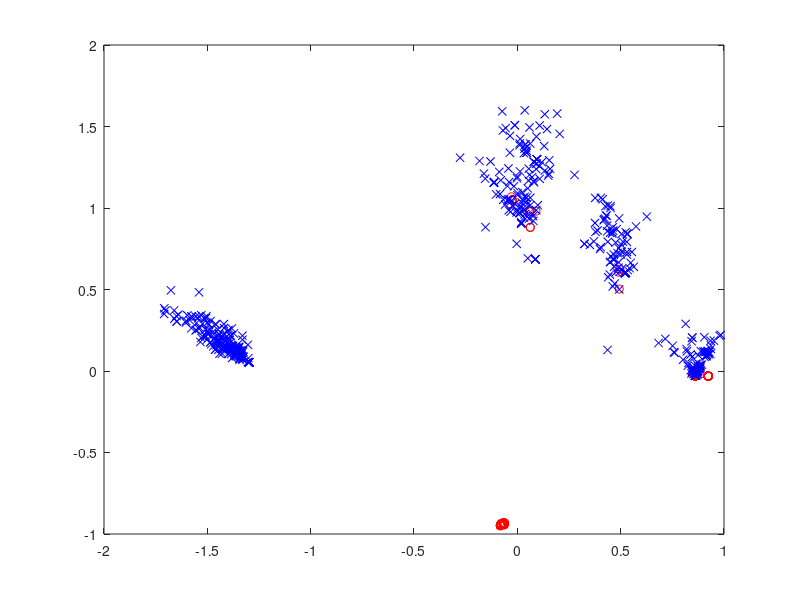
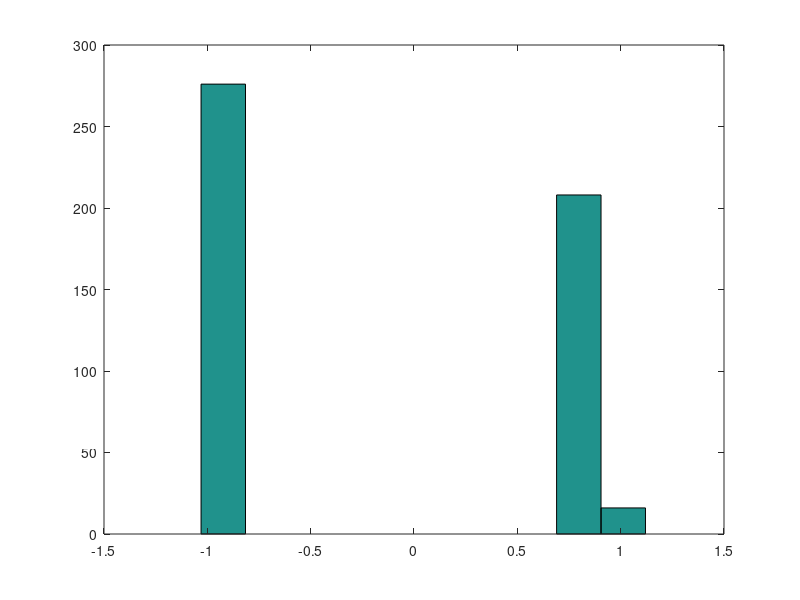
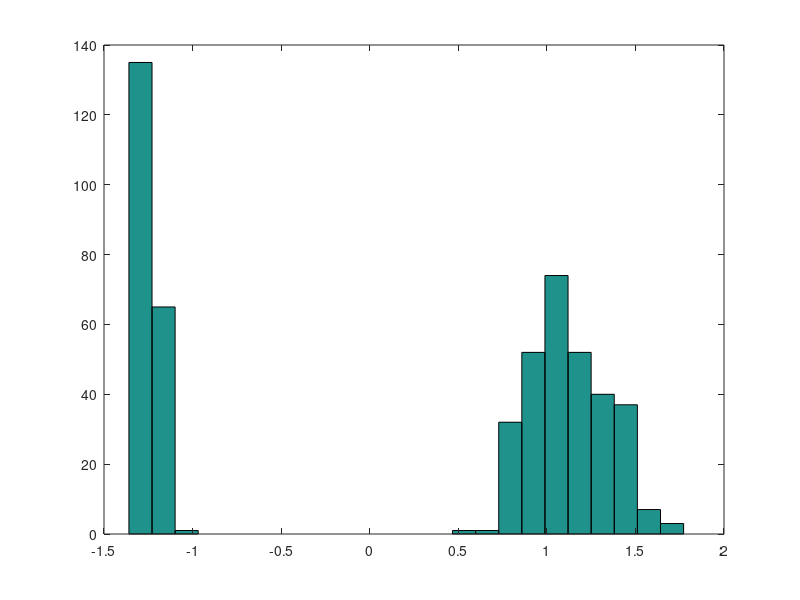

Write MATLAB code to recreate these figures, in order. (Note: this script raises an error after producing the figures.)
load data/spam1k.txt
y = spam1k(:,2);
x = spam1k(:,3:end);
n = length(y);

%%
[coeff, score, latent] = princomp(x);
% Number of dimensions
ndim = 2;
x = score(:,1:ndim);
%%
x1 = x(1:500,:);
x0 = x(501:1000,:);
y1 = y(1:500,:);
y0 = y(501:1000,:);
%%
plot(x0(:,1),x0(:,2),'ro', x1(:,1),x1(:,2),'bx')
%%
figure, hist(sum(x0,2))
figure, hist(sum(x1,2),24)
%%

x_train = [x1(1:250,:); x0(1:250,:)];
y_train = [y1(1:250,:); y0(1:250,:)];
x_val = [x1(251:500,:); x0(251:500,:)];
y_val = [y1(251:500,:); y0(251:500,:)];
%% Kikkailuja
obvious = find(sum(x1,2) > 6);
nObvious = find(sum(x1,2) <= 6);
%%
pred2 = bmix_pred(x_train, y_train, x_val, 5, 13);
save results/test_251-500_751-1000/bmix2.pred pred2 -ASCII
pred = pred2;
%model = svmtrain(x_train, y_train, 'kernel_function','rbf', 'rbf_sigma', 0.3, 'autoscale', 'false');
%pred = svmclassify(model, x_val);

%pred = load('results/test_251-500_751-1000/libsvm.pred');
%pred = pred(:,2);

% Check for ties
if sum(pred == 0.5)
    actualClasses = y_val(pred == 0.5);
    fprintf('%d ties, %d of which are actually spam\n', ...
        sum(pred == 0.5), sum(actualClasses));
end

pred(pred < 0.5) = 0;
pred(pred >= 0.5) = 1;
wrongs = find(y_val ~= pred);

[mixing, acc] = mixing_matrix(y_val,pred)